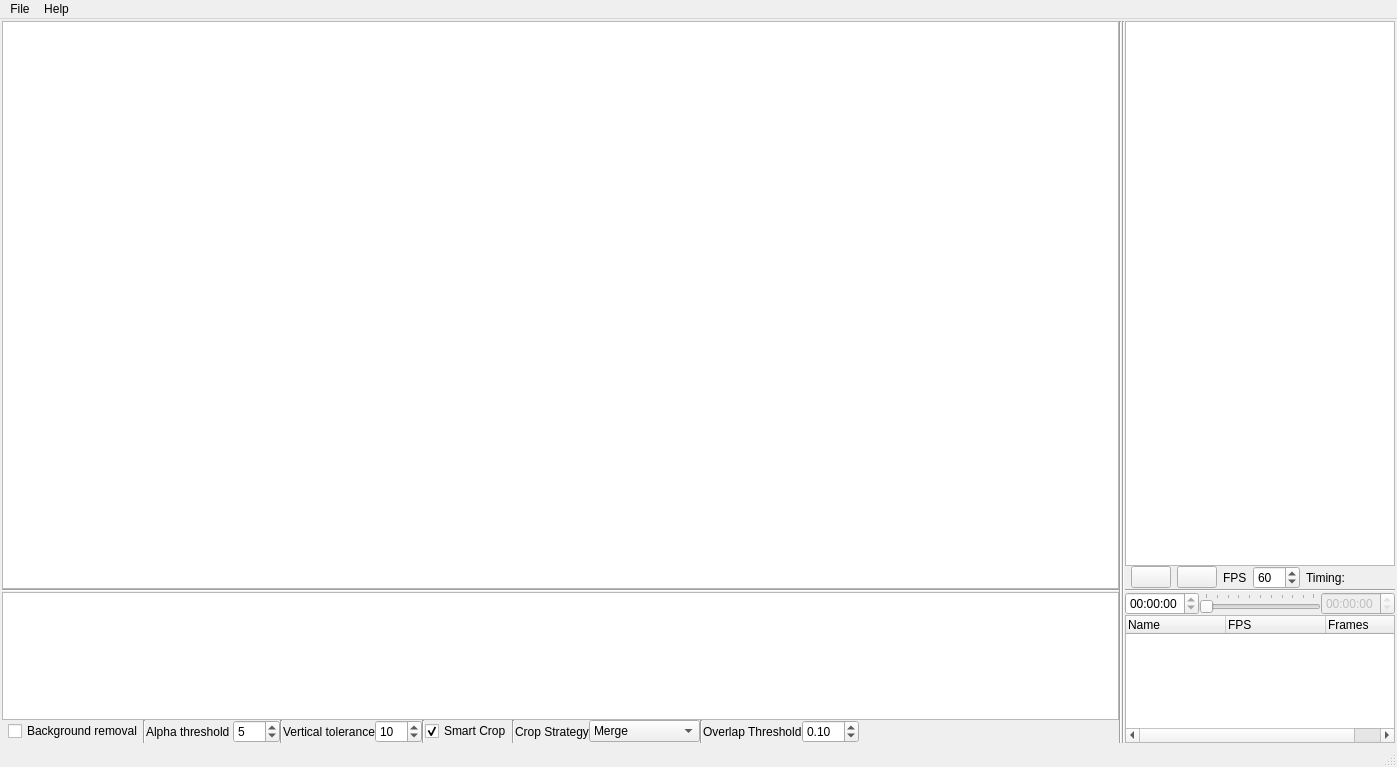
<?xml version="1.0" encoding="UTF-8"?>
<ui version="4.0">
 <class>MainWindow</class>
 <widget class="QMainWindow" name="MainWindow">
  <property name="geometry">
   <rect>
    <x>0</x>
    <y>0</y>
    <width>1397</width>
    <height>767</height>
   </rect>
  </property>
  <property name="sizePolicy">
   <sizepolicy hsizetype="Maximum" vsizetype="Maximum">
    <horstretch>0</horstretch>
    <verstretch>0</verstretch>
   </sizepolicy>
  </property>
  <property name="minimumSize">
   <size>
    <width>0</width>
    <height>0</height>
   </size>
  </property>
  <property name="maximumSize">
   <size>
    <width>16777215</width>
    <height>16777215</height>
   </size>
  </property>
  <property name="windowTitle">
   <string>Sprite Studio</string>
  </property>
  <widget class="QWidget" name="centralwidget">
   <property name="sizePolicy">
    <sizepolicy hsizetype="Expanding" vsizetype="Expanding">
     <horstretch>0</horstretch>
     <verstretch>0</verstretch>
    </sizepolicy>
   </property>
   <property name="minimumSize">
    <size>
     <width>0</width>
     <height>0</height>
    </size>
   </property>
   <property name="maximumSize">
    <size>
     <width>16777215</width>
     <height>16777215</height>
    </size>
   </property>
   <layout class="QVBoxLayout" name="verticalLayout_2">
    <property name="spacing">
     <number>2</number>
    </property>
    <property name="leftMargin">
     <number>2</number>
    </property>
    <property name="topMargin">
     <number>2</number>
    </property>
    <property name="rightMargin">
     <number>2</number>
    </property>
    <property name="bottomMargin">
     <number>2</number>
    </property>
    <item>
     <layout class="QHBoxLayout" name="DataArea" stretch="4,0,0,0">
      <property name="spacing">
       <number>0</number>
      </property>
      <item>
       <layout class="QVBoxLayout" name="verticalLayout_3" stretch="4,0,1,0">
        <item>
         <widget class="QGraphicsView" name="graphicsViewLayers"/>
        </item>
        <item>
         <widget class="Line" name="line_2">
          <property name="orientation">
           <enum>Qt::Orientation::Horizontal</enum>
          </property>
         </widget>
        </item>
        <item>
         <widget class="QListView" name="framesList">
          <property name="sizePolicy">
           <sizepolicy hsizetype="Expanding" vsizetype="Fixed">
            <horstretch>0</horstretch>
            <verstretch>0</verstretch>
           </sizepolicy>
          </property>
          <property name="minimumSize">
           <size>
            <width>0</width>
            <height>128</height>
           </size>
          </property>
          <property name="maximumSize">
           <size>
            <width>16777215</width>
            <height>128</height>
           </size>
          </property>
          <property name="baseSize">
           <size>
            <width>0</width>
            <height>128</height>
           </size>
          </property>
          <property name="font">
           <font>
            <pointsize>10</pointsize>
           </font>
          </property>
          <property name="cursor" stdset="0">
           <cursorShape>OpenHandCursor</cursorShape>
          </property>
          <property name="acceptDrops">
           <bool>true</bool>
          </property>
          <property name="verticalScrollBarPolicy">
           <enum>Qt::ScrollBarPolicy::ScrollBarAlwaysOff</enum>
          </property>
          <property name="horizontalScrollBarPolicy">
           <enum>Qt::ScrollBarPolicy::ScrollBarAsNeeded</enum>
          </property>
          <property name="sizeAdjustPolicy">
           <enum>QAbstractScrollArea::SizeAdjustPolicy::AdjustToContents</enum>
          </property>
          <property name="dragEnabled">
           <bool>true</bool>
          </property>
          <property name="dragDropMode">
           <enum>QAbstractItemView::DragDropMode::InternalMove</enum>
          </property>
          <property name="defaultDropAction">
           <enum>Qt::DropAction::MoveAction</enum>
          </property>
          <property name="textElideMode">
           <enum>Qt::TextElideMode::ElideNone</enum>
          </property>
          <property name="movement">
           <enum>QListView::Movement::Free</enum>
          </property>
          <property name="flow">
           <enum>QListView::Flow::LeftToRight</enum>
          </property>
          <property name="isWrapping" stdset="0">
           <bool>false</bool>
          </property>
          <property name="resizeMode">
           <enum>QListView::ResizeMode::Fixed</enum>
          </property>
          <property name="spacing">
           <number>0</number>
          </property>
          <property name="viewMode">
           <enum>QListView::ViewMode::IconMode</enum>
          </property>
          <property name="uniformItemSizes">
           <bool>false</bool>
          </property>
          <property name="itemAlignment">
           <set>Qt::AlignmentFlag::AlignBaseline|Qt::AlignmentFlag::AlignBottom</set>
          </property>
         </widget>
        </item>
        <item>
         <layout class="QHBoxLayout" name="AtlasButtons">
          <property name="leftMargin">
           <number>6</number>
          </property>
          <property name="rightMargin">
           <number>6</number>
          </property>
          <item>
           <widget class="QCheckBox" name="backgroundRemoval">
            <property name="text">
             <string>Background removal</string>
            </property>
           </widget>
          </item>
          <item>
           <widget class="Line" name="line_6">
            <property name="orientation">
             <enum>Qt::Orientation::Vertical</enum>
            </property>
           </widget>
          </item>
          <item>
           <widget class="QLabel" name="label">
            <property name="text">
             <string>Alpha threshold </string>
            </property>
           </widget>
          </item>
          <item>
           <widget class="QSpinBox" name="alphaThreshold">
            <property name="maximum">
             <number>255</number>
            </property>
            <property name="value">
             <number>5</number>
            </property>
           </widget>
          </item>
          <item>
           <widget class="Line" name="line_7">
            <property name="orientation">
             <enum>Qt::Orientation::Vertical</enum>
            </property>
           </widget>
          </item>
          <item>
           <widget class="QLabel" name="label_2">
            <property name="text">
             <string>Vertical tolerance</string>
            </property>
           </widget>
          </item>
          <item>
           <widget class="QSpinBox" name="verticalTolerance">
            <property name="maximum">
             <number>999</number>
            </property>
            <property name="value">
             <number>10</number>
            </property>
           </widget>
          </item>
          <item>
           <widget class="Line" name="line_5">
            <property name="orientation">
             <enum>Qt::Orientation::Vertical</enum>
            </property>
           </widget>
          </item>
          <item>
           <widget class="QCheckBox" name="enableSmartCropCheckbox">
            <property name="text">
             <string>Smart Crop</string>
            </property>
            <property name="checked">
             <bool>true</bool>
            </property>
           </widget>
          </item>
          <item>
           <widget class="Line" name="line_8">
            <property name="orientation">
             <enum>Qt::Orientation::Vertical</enum>
            </property>
           </widget>
          </item>
          <item>
           <widget class="QLabel" name="label_4">
            <property name="text">
             <string>Crop Strategy</string>
            </property>
           </widget>
          </item>
          <item>
           <widget class="QComboBox" name="cropStrategyCombobox">
            <item>
             <property name="text">
              <string>Merge</string>
             </property>
            </item>
            <item>
             <property name="text">
              <string>Separate</string>
             </property>
            </item>
            <item>
             <property name="text">
              <string>Boundary</string>
             </property>
            </item>
            <item>
             <property name="text">
              <string>Alpha Channel</string>
             </property>
            </item>
           </widget>
          </item>
          <item>
           <widget class="Line" name="line_9">
            <property name="orientation">
             <enum>Qt::Orientation::Vertical</enum>
            </property>
           </widget>
          </item>
          <item>
           <widget class="QLabel" name="label_3">
            <property name="text">
             <string>Overlap Threshold</string>
            </property>
           </widget>
          </item>
          <item>
           <widget class="QDoubleSpinBox" name="overlapThresholdSpinbox">
            <property name="singleStep">
             <double>0.010000000000000</double>
            </property>
            <property name="value">
             <double>0.100000000000000</double>
            </property>
           </widget>
          </item>
          <item>
           <spacer name="spacer">
            <property name="orientation">
             <enum>Qt::Orientation::Horizontal</enum>
            </property>
            <property name="sizeHint" stdset="0">
             <size>
              <width>40</width>
              <height>20</height>
             </size>
            </property>
           </spacer>
          </item>
         </layout>
        </item>
       </layout>
      </item>
      <item>
       <widget class="Line" name="line">
        <property name="orientation">
         <enum>Qt::Orientation::Vertical</enum>
        </property>
       </widget>
      </item>
      <item>
       <widget class="Line" name="line_4">
        <property name="orientation">
         <enum>Qt::Orientation::Vertical</enum>
        </property>
       </widget>
      </item>
      <item>
       <layout class="QVBoxLayout" name="animationArea">
        <item>
         <widget class="QGraphicsView" name="graphicsViewResult"/>
        </item>
        <item>
         <layout class="QHBoxLayout" name="MediaButtons">
          <property name="spacing">
           <number>6</number>
          </property>
          <property name="leftMargin">
           <number>6</number>
          </property>
          <property name="rightMargin">
           <number>6</number>
          </property>
          <item>
           <widget class="QPushButton" name="Pause">
            <property name="text">
             <string/>
            </property>
            <property name="icon">
             <iconset theme="QIcon::ThemeIcon::MediaPlaybackPause"/>
            </property>
           </widget>
          </item>
          <item>
           <widget class="QPushButton" name="Play">
            <property name="text">
             <string/>
            </property>
            <property name="icon">
             <iconset theme="QIcon::ThemeIcon::MediaPlaybackStart"/>
            </property>
           </widget>
          </item>
          <item>
           <widget class="QLabel" name="fpsLabel">
            <property name="text">
             <string>FPS</string>
            </property>
            <property name="margin">
             <number>0</number>
            </property>
           </widget>
          </item>
          <item>
           <widget class="QSpinBox" name="fps">
            <property name="minimum">
             <number>1</number>
            </property>
            <property name="maximum">
             <number>255</number>
            </property>
            <property name="value">
             <number>60</number>
            </property>
           </widget>
          </item>
          <item>
           <widget class="QLabel" name="timingLabel">
            <property name="text">
             <string>Timing: </string>
            </property>
           </widget>
          </item>
          <item>
           <spacer name="horizontalSpacer">
            <property name="orientation">
             <enum>Qt::Orientation::Horizontal</enum>
            </property>
            <property name="sizeHint" stdset="0">
             <size>
              <width>40</width>
              <height>20</height>
             </size>
            </property>
           </spacer>
          </item>
         </layout>
        </item>
        <item>
         <widget class="Line" name="line_3">
          <property name="orientation">
           <enum>Qt::Orientation::Horizontal</enum>
          </property>
         </widget>
        </item>
        <item>
         <layout class="QHBoxLayout" name="DataTiming">
          <property name="spacing">
           <number>0</number>
          </property>
          <item>
           <widget class="QTimeEdit" name="timeFrom">
            <property name="enabled">
             <bool>true</bool>
            </property>
            <property name="readOnly">
             <bool>true</bool>
            </property>
            <property name="displayFormat">
             <string>hh:mm:ss</string>
            </property>
           </widget>
          </item>
          <item>
           <layout class="QVBoxLayout" name="verticalLayout">
            <property name="spacing">
             <number>0</number>
            </property>
            <item>
             <widget class="QSlider" name="sliderFrom">
              <property name="orientation">
               <enum>Qt::Orientation::Horizontal</enum>
              </property>
              <property name="tickPosition">
               <enum>QSlider::TickPosition::TicksAbove</enum>
              </property>
             </widget>
            </item>
           </layout>
          </item>
          <item>
           <widget class="QTimeEdit" name="timeTo">
            <property name="enabled">
             <bool>false</bool>
            </property>
            <property name="readOnly">
             <bool>true</bool>
            </property>
            <property name="displayFormat">
             <string>hh:mm:ss</string>
            </property>
           </widget>
          </item>
         </layout>
        </item>
        <item>
         <widget class="QTreeWidget" name="animationList">
          <property name="minimumSize">
           <size>
            <width>0</width>
            <height>128</height>
           </size>
          </property>
          <property name="maximumSize">
           <size>
            <width>16777215</width>
            <height>128</height>
           </size>
          </property>
          <property name="rootIsDecorated">
           <bool>false</bool>
          </property>
          <column>
           <property name="text">
            <string>Name</string>
           </property>
          </column>
          <column>
           <property name="text">
            <string>FPS</string>
           </property>
          </column>
          <column>
           <property name="text">
            <string>Frames</string>
           </property>
          </column>
         </widget>
        </item>
       </layout>
      </item>
     </layout>
    </item>
   </layout>
  </widget>
  <widget class="QMenuBar" name="menuBar">
   <property name="geometry">
    <rect>
     <x>0</x>
     <y>0</y>
     <width>1397</width>
     <height>21</height>
    </rect>
   </property>
   <widget class="QMenu" name="menuFile">
    <property name="title">
     <string>File</string>
    </property>
    <addaction name="separator"/>
    <addaction name="separator"/>
    <addaction name="actionOpen"/>
    <addaction name="actionSave"/>
    <addaction name="actionExport"/>
    <addaction name="actionExit"/>
   </widget>
   <widget class="QMenu" name="menuHelp">
    <property name="title">
     <string>Help</string>
    </property>
    <addaction name="actionAbout"/>
   </widget>
   <addaction name="menuFile"/>
   <addaction name="menuHelp"/>
  </widget>
  <widget class="QStatusBar" name="statusBar"/>
  <action name="actionLicence">
   <property name="text">
    <string>Licence</string>
   </property>
  </action>
  <action name="actionAbout">
   <property name="text">
    <string>About</string>
   </property>
  </action>
  <action name="actionStart">
   <property name="text">
    <string>Start</string>
   </property>
  </action>
  <action name="actionStop">
   <property name="text">
    <string>Stop</string>
   </property>
  </action>
  <action name="actionOpen">
   <property name="text">
    <string>Open</string>
   </property>
  </action>
  <action name="actionSave">
   <property name="text">
    <string>Save</string>
   </property>
  </action>
  <action name="actionExport">
   <property name="text">
    <string>Export</string>
   </property>
  </action>
  <action name="actionExit">
   <property name="text">
    <string>Exit</string>
   </property>
  </action>
 </widget>
 <resources/>
 <connections/>
</ui>
